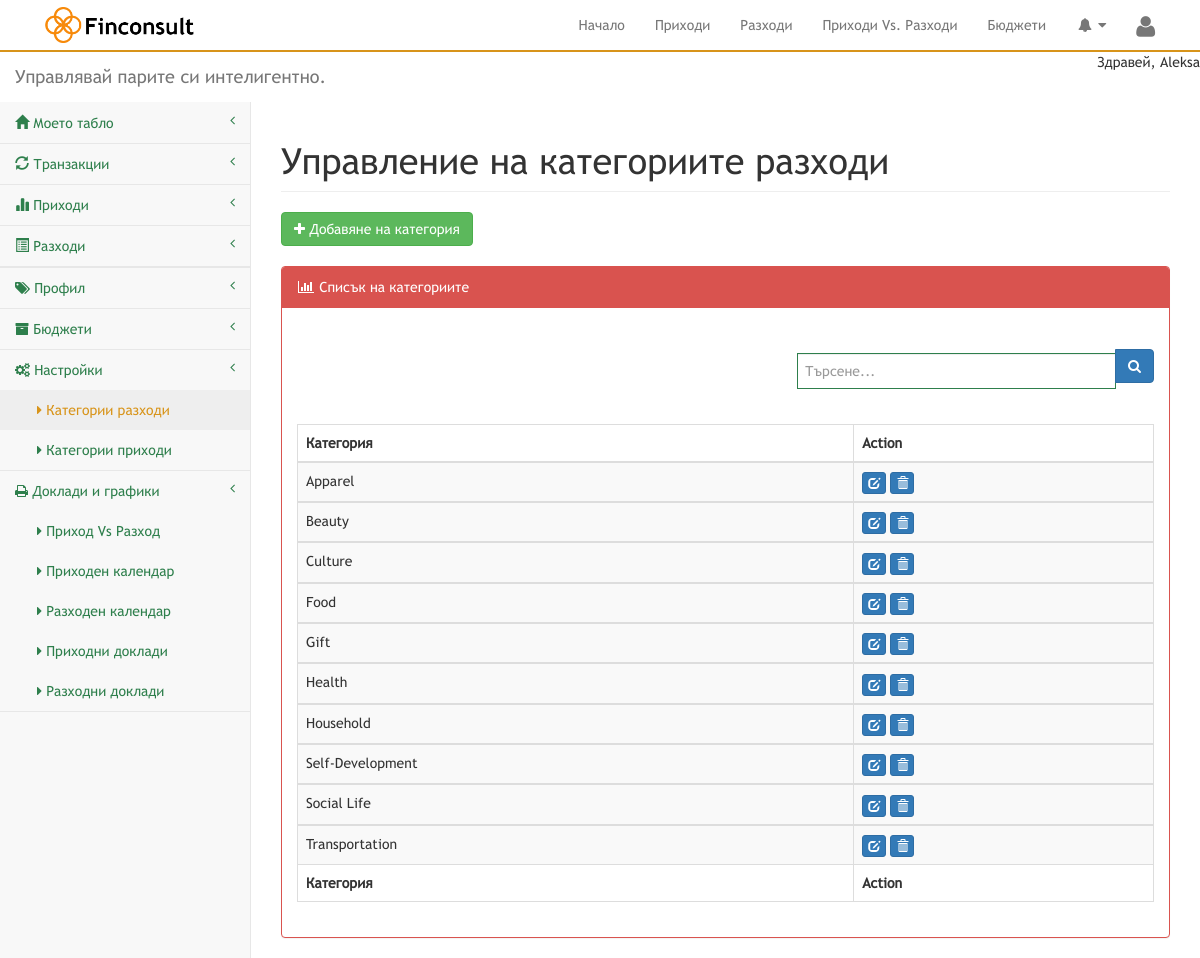
The app's page /index.php?page=ManageExpenseCategory (signed in) with its own data.
### tables this page shows
CREATE TABLE IF NOT EXISTS `user` (
  `UserId` int(5) NOT NULL AUTO_INCREMENT,
  `FirstName` varchar(255) NOT NULL,
  `LastName` varchar(255) NOT NULL,
  `Email` varchar(255) NOT NULL,
  `Password` varchar(255) NOT NULL,
  `Currency` varchar(255) NOT NULL,
  PRIMARY KEY (`UserId`)
);

CREATE TABLE IF NOT EXISTS `category` (
  `CategoryId` int(5) NOT NULL AUTO_INCREMENT,
  `UserId` int(5) NOT NULL,
  `CategoryName` varchar(255) NOT NULL,
  `Level` int(2) NOT NULL,
  PRIMARY KEY (`CategoryId`)
);

### includes/notification.php (called while the page is built, shortened)
<?php
$Dashboard		    	= "Моето табло";
$Transaction			= "Транзакции";
$Incomes				= "Приходи";
$Expenses				= "Разходи";
$Settings				= "Настройки";
$Welcome				= "Здравей";
$Category				= "Категория";
$Account				= "Профил";
$Action					= "Action";
$ListCategory			= "Списък на категориите";
$AddNewCategory			= "Добавяне на категория";
$Search					= "Търсене...";
$IncomeVsExpense		= "Приход Vs Разход";
$CategoryIncome			= "Категории приходи";
$CategoryExpense		= "Категории разходи";
$ReportsGraphs			= "Доклади и графики";
$IncomeReportsM 		= "Приходни доклади";
$ExpenseReportsM		= "Разходни доклади";
$BudgetsM				= "Бюджети";
$ManageCategoriesExpense	= "Управление на категориите разходи";
$IncomeCalender			= "Приходен календар";
$ExpenseCalender		= "Разходен календар";
$EditCategory			= "Промени категорията";
$DeleteCategories		= "Изтрий категорията";
?>

### includes/global.php (called while the page is built, shortened)
<?php
include ('includes/db.php');
$UserId=$_SESSION['UserId'];
$GetUserInfo = "SELECT * FROM user WHERE UserId = $UserId";
$UserInfo = mysqli_query($mysqli, $GetUserInfo);
$ColUser = mysqli_fetch_assoc($UserInfo);
?>

### pages/ManageExpenseCategory.php (the view, shortened to what this page needs)
<?php
include ('includes/notification.php');
$GetList = "SELECT CategoryId, CategoryName FROM category WHERE Level = 2 AND UserId = $UserId ORDER BY CategoryName ASC";
$GetListCategory = mysqli_query($mysqli,$GetList);
	include ('includes/global.php');
?>
        <div id="page-wrapper">
            <div class="row">
                <div class="col-lg-12">
                    <h1 class="page-header"><?php echo $ManageCategoriesExpense; ?>	</h1>
                </div>
            </div>
            <a href="#new" class="btn white btn-success " data-toggle="modal"><i class="fa fa-plus"></i> <?php echo $AddNewCategory; ?></a>
            <div class="row">
                <div class="col-lg-12">
                    <div class="panel panel-red">
                        <div class="panel-heading">
                            <i class="fa fa-bar-chart-o fa-fw"></i> <?php echo $ListCategory; ?>
                        </div>
                        <div class="panel-body">
							<div class="pull-right">
								<form action="" method="post">
							<div class="form-group input-group col-lg-5	pull-right">
                                            <input type="text" name="search" placeholder="<?php echo $Search; ?>" class="form-control">
                                            <span class="input-group-btn">
                                                <button class="btn btn-primary" name="searchbtn" type="input"><i class="fa fa-search"></i>
                                                </button>
                                            </span>
                                 </div>
                                 </form>
                            </div>
                            <div class="">
                                <table class="table table-striped table-bordered table-hover" id="assetsdata">
                                    <thead>
			                <tr>
			                    <th class="text-left"><?php echo $Category; ?></th>
			                    <th class="text-left"><?php echo $Action; ?></th>
			                </tr>
			             </thead>
	                	<tbody>
							 <?php while($col = mysqli_fetch_assoc($GetListCategory)){ ?>
							<tr>
							<td><?php echo $col['CategoryName'];?></td>
							<td colspan="2" class="notification">
								<a href="#EditCat<?php echo $col['CategoryId'];?>" class="" data-toggle="modal"><span class="btn btn-primary btn-xs glyphicon glyphicon-edit" data-toggle="tooltip" data-placement="left" title="" data-original-title="<?php echo $EditCategory; ?>"></span></a>
								<a href="#DeleteCat<?php echo $col['CategoryId'];?>"  data-toggle="modal"><span class=" glyphicon glyphicon-trash btn btn-primary btn-xs" data-toggle="tooltip" data-placement="right" title="" data-original-title="<?php echo $DeleteCategories; ?>"></span></a>
							</td>
							</tr>
	                	</tbody>
                            </div>
                            </div>
	                		 <?php } ?>
		                <tfoot>
			                <tr>
			                   	<th class="text-left"><?php echo $Category; ?></th>
			                    <th class="text-left"><?php echo $Action; ?></th>
			                </tr>
		                </tfoot>

### includes/header.php (shortened to what this page needs)
<?php
include ('includes/notification.php');
?>
<!DOCTYPE html>
<html lang="en">
<head>
    <link rel="stylesheet" href="css/font-awesome.min.css">
    <link href="css/bootstrap.css" rel="stylesheet">
    <link rel="stylesheet" href="css/owl.carousel.css">
    <link rel="stylesheet" href="css/owl.theme.css">
    <link href="css/metisMenu.min.css" rel="stylesheet">
    <link href="css/sb-admin-2.css" rel="stylesheet">
    <link href="css/morris.css" rel="stylesheet">
    <link rel="stylesheet" href="css/style.css">
    <link rel="stylesheet" href="css/fonts.css">
</head>
<body>
<div class="container-fluid menu">
	<div class="container">
		<nav class="navbar navbar-default" role="navigation">
			<div class="navbar-header">
				<a class="navbar-brand" href="#"><img class="logo" src="images/logo.png"></a>
			</div>
			<div class="collapse navbar-collapse navbar-ex1-collapse">
				<ul class="nav navbar-nav navbar-right">
					<li <?php ActiveClass("index");?>><a href="index.php">Начало</a></li>
					<li <?php ActiveClass("index.php?page=AssetReport");?>><a href="index.php?page=AssetReport">Приходи</a></li>
					<li <?php ActiveClass("index.php?page=ExpenseReport");?>><a href="index.php?page=ExpenseReport">Разходи</a></li>
					<li <?php ActiveClass("index.php?page=IncomeVsExpense");?>><a href="index.php?page=IncomeVsExpense">Приходи Vs. Разходи</a></li>
					<li <?php ActiveClass("index.php?page=ManageBudget");?>><a href="index.php?page=ManageBudget">Бюджети</a></li>
                    <li class="dropdown">
                    <a class="dropdown-toggle" data-toggle="dropdown" href="#">
                        <i class="fa fa-bell fa-fw"></i>  <i class="fa fa-caret-down"></i>
                    </a>
					<li><a href="#" class="btn btn-primary dropdown-toggle user-log" data-toggle="dropdown"><i class="fa fa-user"></i></a>
					</li>
				</ul>
			</div>
		</nav>
	</div>
</div>
    <div id="wrapper-head">
        <nav class="navbar navbar-default navbar-static-top" role="navigation" style="margin-bottom: 0">
        <div class="headmain">
            <div class="navbar-header">
                <a class="navbar-brand" href="index.php">Управлявай парите си интелигентно.</a>
            </div>
            <ul class="nav navbar-top-links navbar-right">
                <li>
                     <?php
                    echo $Welcome;?>,
                    <?php
                    echo $ColUser['FirstName'];?>
                </li>
            </ul>
        </div>
            <div class="navbar-default sidebar" role="navigation">
                <div class="sidebar-nav navbar-collapse mainnavv">
                    <ul class="nav font-sidebar" id="side-menu">
                        <li>
                            <a <?php ActiveClass("index");?> href="index.php"><i class="glyphicon glyphicon-home"></i>  <?php echo $Dashboard;?><span class="fa arrow"></a>
                        </li>
                        <li>
                            <a <?php ActiveClass("index.php?page=Transaction");?>  href="index.php?page=Transaction"><i class="glyphicon glyphicon-refresh"></i>  <?php echo $Transaction;?><span class="fa arrow"></a>
                        </li>
                        <li>
                            <a <?php ActiveClass("index.php?page=AssetReport");?> href="index.php?page=AssetReport"><i class="glyphicon glyphicon-stats"></i>  <?php echo $Incomes;?><span class="fa arrow"></span></a>
                        </li>
                        <li>
                            <a <?php ActiveClass("index.php?page=ExpenseReport");?> href="index.php?page=ExpenseReport" ><i class="glyphicon glyphicon-list-alt"></i> <?php echo $Expenses;?><span class="fa arrow"></span></a>
                        <li>
                                <li>
                                    <a <?php ActiveClass("index.php?page=ManageAccount");?> href="index.php?page=ManageAccount"> <i class="fa fa-tags"></i> <?php echo $Account;?><span class="fa arrow"></a>
                                </li>
                        </li>
                        </li>
                        <li><a <?php ActiveClass("index.php?page=ManageBudget");?> href="index.php?page=ManageBudget"><i class="fa fa-archive"></i> <?php echo $BudgetsM;?><span class="fa arrow"></a>
                        </li>
                    <li>
                        <a class="parent" href="javascript:void(0)"><i class="fa fa-gears"> </i> <?php echo $Settings;?><span class="fa arrow"></a>
                        <ul class="nav nav-second-level" id="subitem">
                                <li>
                                    <a <?php ActiveClass("index.php?page=ManageExpenseCategory");?> href="index.php?page=ManageExpenseCategory"><i class="fa fa-caret-right"></i> <?php echo $CategoryExpense;?></a>
                                </li>
                                <li>
                                    <a <?php ActiveClass("index.php?page=ManageIncomeCategory");?> href="index.php?page=ManageIncomeCategory"><i class="fa fa-caret-right"></i> <?php echo $CategoryIncome;?></a>
                                </li>
                        </ul>
                    </li>
                    <li>
                         <a class="parent" href="javascript:void(0)"><i class="fa fa-print"> </i> <?php echo $ReportsGraphs;?><span class="fa arrow"></a>
                         <ul class="nav nav-second-level" >
                                <li>
                                    <a <?php ActiveClass("index.php?page=IncomeVsExpense");?> id="subitem" href="index.php?page=IncomeVsExpense"><i class="fa fa-caret-right"> </i> <?php echo $IncomeVsExpense;?></a>
                                </li>
                                <li>
                                    <a <?php ActiveClass("index.php?page=IncomeCalender");?> id="subitem" href="index.php?page=IncomeCalender"><i class="fa fa-caret-right"> </i> <?php echo $IncomeCalender;?></a>
                                </li>
                                <li>
                                    <a <?php ActiveClass("index.php?page=ExpenseCalender");?> id="subitem" href="index.php?page=ExpenseCalender"><i class="fa fa-caret-right"> </i> <?php echo $ExpenseCalender;?></a>
                                </li>
                                <li>
                                    <a <?php ActiveClass("index.php?page=AllIncomeReports");?> id="subitem" href="index.php?page=AllIncomeReports"><i class="fa fa-caret-right"></i> <?php echo $IncomeReportsM ;?></a>
                                </li>
                                <li>
                                    <a <?php ActiveClass("index.php?page=AllExpenseReports");?> id="subitem" href="index.php?page=AllExpenseReports"><i class="fa fa-caret-right"></i> <?php echo $ExpenseReportsM;?></a>
                                </li>
                        </ul>
                    </li>
                    </ul>
                </div>
            </div>
        </nav>
</div>

### index.php (shortened to what this page needs)
<?php session_start();
function ActiveClass($requestUri)
{
    $current_file_name = basename($_SERVER['REQUEST_URI'], ".php");
    if ($current_file_name == $requestUri)
        echo 'class="active"';
}
if (isset($_GET['page']) && $_GET['page'] == 'Transaction') {
            $page = 'Transaction';
        } else if (isset($_GET['page']) && $_GET['page'] == 'AssetReport') {
            $page = "AssetReport";
        } else if (isset($_GET['page']) && $_GET['page'] == 'ManageBudget') {
            $page = "ManageBudget";
        } else if (isset($_GET['page']) && $_GET['page'] == 'ManageIncomeCategory') {
            $page = "ManageIncomeCategory";
        } else if (isset($_GET['page']) && $_GET['page'] == 'ManageExpenseCategory') {
            $page = "ManageExpenseCategory";
        } else if (isset($_GET['page']) && $_GET['page'] == 'ManageAccount') {
            $page = "ManageAccount";
        } else if (isset($_GET['page']) && $_GET['page'] == 'ManageIncome') {
            $page = "ManageIncome";
        } else if (isset($_GET['page']) && $_GET['page'] == 'Settings') {
            $page = "Settings";
        } else if (isset($_GET['page']) && $_GET['page'] == 'ExpenseReport') {
            $page = "ExpenseReport";
        } else if (isset($_GET['page']) && $_GET['page'] == 'ManageExpense') {
            $page = "ManageExpense";
        } else if (isset($_GET['page']) && $_GET['page'] == 'ReportPdf') {
            $page = "ReportPdf";
        } else if (isset($_GET['page']) && $_GET['page'] == 'IncomeVsExpense') {
            $page = "IncomeVsExpense";
        } else if (isset($_GET['page']) && $_GET['page'] == 'IncomeCalender') {
            $page = "IncomeCalender";
        } else if (isset($_GET['page']) && $_GET['page'] == 'AllIncomeReports') {
            $page = "AllIncomeReports";
        } else if (isset($_GET['page']) && $_GET['page'] == 'AllExpenseReports') {
            $page = "AllExpenseReports";
        } else if (isset($_GET['page']) && $_GET['page'] == 'ExpenseCalender') {
            $page = "ExpenseCalender";
        } else if (isset($_GET['page']) && $_GET['page'] == 'siteSettings') {
            $page = "siteSettings";
	} else if (isset($_GET['page']) && $_GET['page'] == 'dashboard') {
            $page = "dashboard";
        } else {
            $page = 'home';
        }
include('includes/global.php');
include('includes/header.php');
if (file_exists('pages/'.$page.'.php')) {
            include('pages/'.$page.'.php');
        }
        include('includes/footer.php');
?>

### includes/footer.php (shortened to what this page needs)
</body>
</html>

### css/sb-admin-2.css (style rules this page uses)
body { background-color: #f8f8f8; }
#page-wrapper { padding: 0 15px; min-height: 568px; background-color: #fff; }
@media (min-width:768px) { #page-wrapper { position: inherit; margin: 0 0 0 250px; padding: 0 30px; border-left: 1px solid #e7e7e7; } }
.navbar-top-links li { display: inline-block; }
.navbar-top-links li:last-child { margin-right: 15px; }
.sidebar .sidebar-nav.navbar-collapse { padding-right: 0; padding-left: 0; }
.sidebar ul li { border-bottom: 1px solid #e7e7e7; }
.sidebar ul li a.active { background-color: #eee; }
.sidebar .arrow { float: right; }
.sidebar .fa.arrow:before { content: "\f104"; }
.sidebar .nav-second-level li, .sidebar .nav-third-level li { border-bottom: 0!important; }
.sidebar .nav-second-level li a { padding-left: 37px; }
@media (min-width:768px) { .sidebar { z-index: 1; position: absolute; width: 250px; margin-top: 51px; } }
.panel-red { border-color: #d9534f; }
.panel-red .panel-heading { border-color: #d9534f; color: #fff; background-color: #d9534f; }
.panel-red a { color: #d9534f; }

### css/style.css (style rules this page uses)
body { font-family:trebuchet_regular }
h1 { margin-top:0 }
.logo { height:180%;margin-top:-8px }
.navbar { border:none;border-radius:0;background:#fff;margin-bottom:0 }
.menu { background:#fff;border-bottom:2px solid #d8941a }
.user-log { font-size:24px;color:#2e7f4c;padding-bottom:11px!important;border-radius:0;background:0 0;border:none }
form div { text-align:left;margin:0 auto 20px;padding:20px;display:inline-block }
form div input[type=text],form div select { margin-bottom:10px;width:200px;height:36px;border:1px solid #2e7f4c;padding:7px }
.form-control { width:200px;height:40px;margin:10px auto auto;border:1px solid #D8941A;border-radius:0;padding:5px;display:block }
.font-sidebar li .active { color:#D8941A }
.font-sidebar li a { color:#2e7f4c }
.panel-info,.panel-primary,.panel-red,.panel-warning { margin-top:20px }
.panel { margin-top:20px; }

### records on screen
user: FirstName "Aleksa"
category: CategoryName "Apparel"
category: CategoryName "Beauty"
category: CategoryName "Culture"
category: CategoryName "Food"
category: CategoryName "Gift"
category: CategoryName "Health"
category: CategoryName "Household"
category: CategoryName "Self-Development"
category: CategoryName "Social Life"
category: CategoryName "Transportation"

### other values on screen
$Welcome "Здравей"
$Dashboard "Моето табло"
$Transaction "Транзакции"
$Incomes "Приходи"
$Expenses "Разходи"
$Account "Профил"
$BudgetsM "Бюджети"
$Settings "Настройки"
$CategoryExpense "Категории разходи"
$CategoryIncome "Категории приходи"
$ReportsGraphs "Доклади и графики"
$IncomeVsExpense "Приход Vs Разход"
$IncomeCalender "Приходен календар"
$ExpenseCalender "Разходен календар"
$IncomeReportsM "Приходни доклади"
